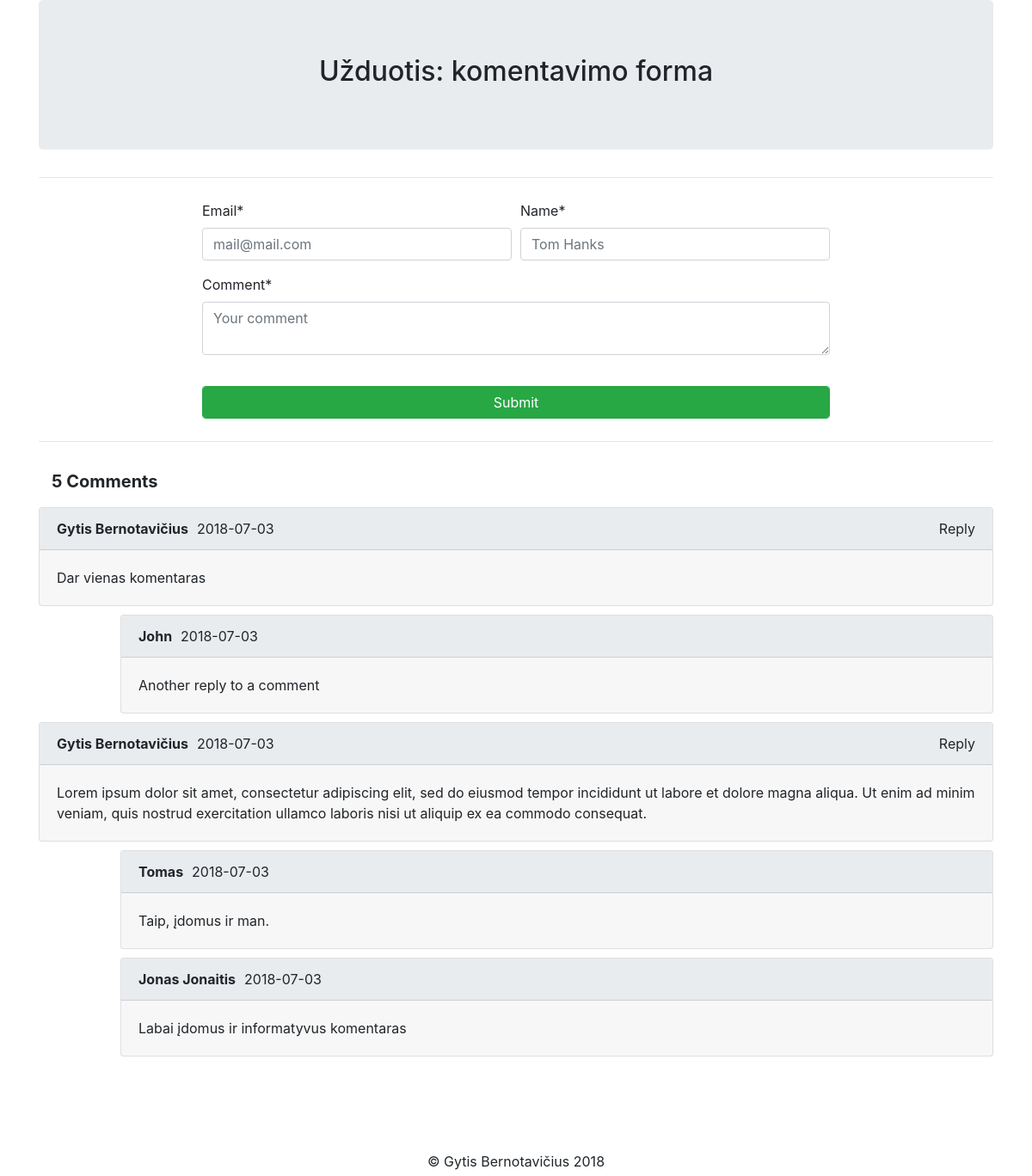
The page / on the database its author committed.
### tables this page shows
CREATE TABLE `comments` (
  `id` int(11) NOT NULL,
  `email` varchar(255) NOT NULL,
  `name` varchar(60) NOT NULL,
  `message` varchar(2048) NOT NULL,
  `creation_date` date NOT NULL,
  `reply_to` int(11) DEFAULT NULL
);

### classes/comment.php (called while the page is built, shortened)
<?php
class Comment {
    private $db;
    function Comment($email, $name, $message, $reply_to) {
        $this->db = mysqli_connect("localhost","root", "", "task");
        mysqli_set_charset($this->db, "utf8");
    }
    function getComments() {
        $q = "SELECT * FROM comments WHERE reply_to IS null ORDER BY creation_date, id DESC";
        return mysqli_query($this->db, $q);
    }
    function getRepliesToComment($comment_id) {
        $q = "SELECT * FROM comments WHERE reply_to = '$comment_id' ORDER BY creation_date, id DESC";
        return mysqli_query($this->db, $q);
    }
    function getCommentCount() {
        $q = 'SELECT COUNT(id) as total FROM comments';
        return mysqli_query($this->db, $q);
    }
}

### index.php (the view, shortened to what this page needs)
<!DOCTYPE html>
<html>
    <head>
        <link rel="stylesheet" href="css/bootstrap.min.css">
        <link rel="stylesheet" href="css/custom.css">
    </head>
<?php
include("db.php");
include("classes/comment.php");
$comment = new Comment(0, 0, 0, 0);
$comments = $comment->getComments();
$comment_count = mysqli_fetch_assoc($comment->getCommentCount());
$comment_count = $comment_count['total'];
if ($comment_count > 0) {
    $comment_count_message = $comment_count . " Comments";
} else {
    $comment_count_message = "No one has commented yet.";
}
?>
    <body>
        <div class="container main-container">
            <div class="jumbotron">
                <h2>Užduotis: komentavimo forma</h2>
            </div>
            <hr />
            <div class="comment-form row">
                <div class="offset-md-2 col-md-8">
                    <form>
                        <div class="form-row">
                            <div class="form-group col-md-6">
                                <label for="email">Email*</label>
                                <input type="email" class="form-control" name="email" id="email" maxlength="255" placeholder="mail@mail.com" />
                            </div>
                            <div class="form-group col-md-6">
                                <label for="name">Name*</label>
                                <input class="form-control" type="text" name="name" id="name" maxlength="60" placeholder="Tom Hanks"/>
                            </div>
                        </div>
                        <div class="form-group">
                            <label for="message">Comment*</label>
                            <textarea class="form-control" type="text" name="message" id="message" maxlength="2048" placeholder="Your comment"></textarea>
                        </div>
                        <div class="comment-error-message" id="comment-error-message"></div>
                        <div class="comment-success-message" id="comment-success-message"></div>
                        <button class="btn btn-success form-control" type="button" onclick="addComment()">Submit</button>
                    </form>
                </div>
            </div>
            <hr />
            <div class="comment-header" id='comment-header'><?= htmlspecialchars($comment_count_message) ?></div>
            <div class="comment-container" id="comment-container">
<?php
    foreach($comments as $c) {
?>
                <div class="card" id="card<?= htmlspecialchars($c['id']) ?>">
                    <div class="card-header">
                        <span class="comment-author"><?= $c['name'] ?></span><span class="comment-date"><?= htmlspecialchars($c['creation_date']) ?></span>
                        <span class="comment-reply-button float-right" onclick="toggleReplyForm(<?= htmlspecialchars($c['id']) ?>)">Reply</span>
                    </div>
                    <div class="card-body">
                        <?= htmlspecialchars($c['message']) ?>
                    </div>
                </div>
                <div class="row">
                    <div class="offset-1 col-11" id="replies_to<?= htmlspecialchars($c['id']) ?>">
<?php
        $replies = $comment->getRepliesToComment($c['id']);
        foreach($replies as $r) {
?>
                        <div class="card" id="card<?= htmlspecialchars($r['id']) ?>">
                            <div class="card-header">
                                <span class="comment-author"><?= htmlspecialchars($r['name']) ?></span><span class="comment-date"><?= htmlspecialchars($r['creation_date']) ?></span>
                            </div>
                            <div class="card-body">
                                <?= htmlspecialchars($r['message']) ?>
                            </div>
                        </div>
<?php
        }
?>
                    </div>
                </div>
<?php
    }
?>
            </div>
        </div>
        <footer class="footer">
            &copy; Gytis Bernotavičius 2018
        </footer>
    </body>
</html>

### css/custom.css (style rules this page uses)
.card { margin-bottom: 10px; }
.card-header { background-color: #e9ecef; }
.card-body { background-color: rgba(0,0,0,.03); }
.comment-author { margin-right: 10px; font-weight: bold; }
.comment-form { padding: 10px 0 10px 0; }
.comment-header { padding: 15px; font-size: 20px; font-weight: bolder; }
.comment-error-message { padding-bottom: 10px; color: #dc3545; }
.comment-success-message { padding-bottom: 10px; color: #28a745; text-align: center; }
.footer { margin: 100px 0 5px 0; text-align: center; }
.jumbotron { text-align: center; }
.main-container { margin-bottom: 100px; }

### rows shown on the page
comments: name "Gytis Bernotavičius", creation_date "2018-07-03", message "Dar vienas komentaras"
comments: name "John", creation_date "2018-07-03", message "Another reply to a comment"
comments: name "Gytis Bernotavičius", creation_date "2018-07-03", message "Lorem ipsum dolor sit amet, consectetur adipiscing elit, sed do eiusmod tempor incididunt ut labore et dolore magna aliqua. Ut enim ad minim veniam, quis nostrud exercitation ullamco laboris nisi ut aliquip ex ea commodo consequat."
comments: name "Tomas", creation_date "2018-07-03", message "Taip, įdomus ir man."
comments: name "Jonas Jonaitis", creation_date "2018-07-03", message "Labai įdomus ir informatyvus komentaras"

### other values the page prints
$comment_count_message "5 Comments"
